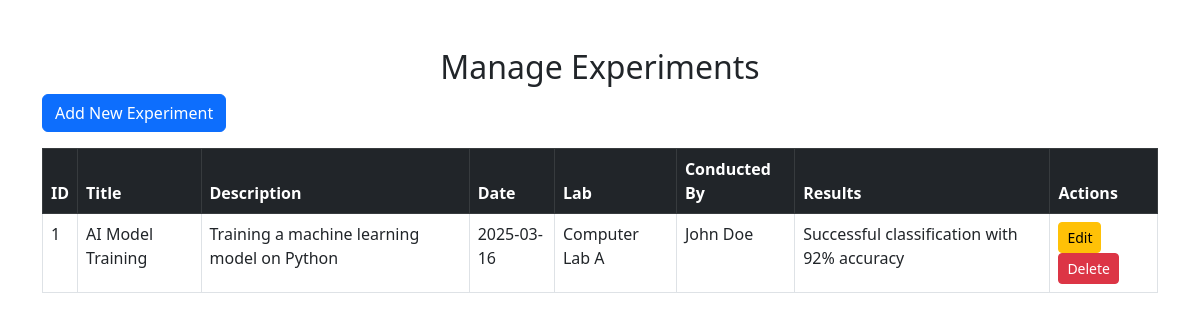
/manage_experiments.php (signed in), run on the app's committed database.
### tables this page shows
CREATE TABLE experiments (
    experiment_id INT AUTO_INCREMENT PRIMARY KEY,
    user_id INT NOT NULL,
    lab_id INT NOT NULL,
    experiment_title VARCHAR(255) NOT NULL,
    description TEXT NOT NULL,
    experiment_date DATE NOT NULL,
    results TEXT,
    FOREIGN KEY (user_id) REFERENCES users(user_id) ON DELETE CASCADE,
    FOREIGN KEY (lab_id) REFERENCES laboratories(lab_id) ON DELETE CASCADE
);

CREATE TABLE laboratories (
    lab_id INT AUTO_INCREMENT PRIMARY KEY,
    lab_name VARCHAR(100) NOT NULL,
    location VARCHAR(100) NOT NULL,
    capacity INT NOT NULL,
    status ENUM('available', 'occupied', 'maintenance') DEFAULT 'available'
);

CREATE TABLE users (
    user_id INT AUTO_INCREMENT PRIMARY KEY,
    full_name VARCHAR(100) NOT NULL,
    email VARCHAR(100) UNIQUE NOT NULL,
    password VARCHAR(255) NOT NULL,
    role ENUM('admin', 'lecturer', 'student') NOT NULL,
    created_at TIMESTAMP DEFAULT CURRENT_TIMESTAMP
);

### manage_experiments.php (the view, shortened to what this page needs)
<?php
include 'db_connect.php';
$sql = "SELECT e.experiment_id, e.experiment_title, e.description, e.experiment_date, e.results,
               u.full_name, l.lab_name
        FROM experiments e
        JOIN users u ON e.user_id = u.user_id
        JOIN laboratories l ON e.lab_id = l.lab_id";
$result = $conn->query($sql);
?>
<!DOCTYPE html>
<html lang="en">
<head>
    <link href="https://cdn.jsdelivr.net/npm/bootstrap@5.3.0/dist/css/bootstrap.min.css" rel="stylesheet">
</head>
<body>
    <div class="container mt-5">
        <h2 class="text-center">Manage Experiments</h2>
        <a href="add_experiment.php" class="btn btn-primary mb-3">Add New Experiment</a>
        <table class="table table-bordered">
            <thead class="table-dark">
                <tr>
                    <th>ID</th>
                    <th>Title</th>
                    <th>Description</th>
                    <th>Date</th>
                    <th>Lab</th>
                    <th>Conducted By</th>
                    <th>Results</th>
                    <th>Actions</th>
                </tr>
            </thead>
            <tbody>
                <?php while ($row = $result->fetch_assoc()): ?>
                    <tr>
                        <td><?= $row['experiment_id']; ?></td>
                        <td><?= htmlspecialchars($row['experiment_title']); ?></td>
                        <td><?= htmlspecialchars($row['description']); ?></td>
                        <td><?= htmlspecialchars($row['experiment_date']); ?></td>
                        <td><?= htmlspecialchars($row['lab_name']); ?></td>
                        <td><?= htmlspecialchars($row['full_name']); ?></td>
                        <td><?= htmlspecialchars($row['results'] ?: 'Pending'); ?></td>
                        <td>
                            <a href="edit_experiment.php?id=<?= $row['experiment_id']; ?>" class="btn btn-warning btn-sm">Edit</a>
                            <a href="delete_experiment.php?id=<?= $row['experiment_id']; ?>" class="btn btn-danger btn-sm"
                               onclick="return confirm('Are you sure you want to delete this experiment?');">
                               Delete
                            </a>
                        </td>
                    </tr>
                <?php endwhile; ?>
            </tbody>
        </table>
    </div>
</body>
</html>

### data on the page
experiments: experiment_id "1", experiment_title "AI Model Training", description "Training a machine learning model on Python", experiment_date "2025-03-16", lab.lab_name "Computer Lab A", user.full_name "John Doe", results "Successful classification with 92% accuracy"
